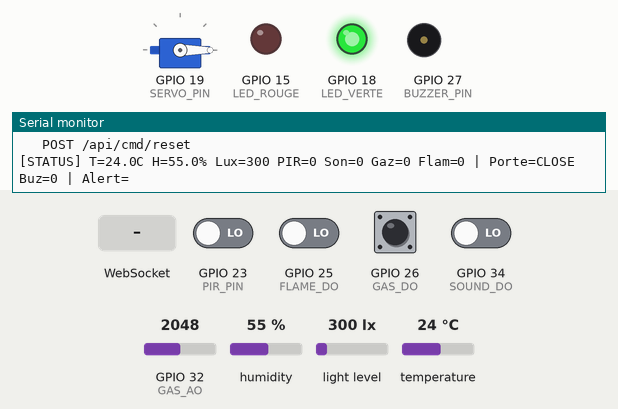
Simulated run of this sketch. Board: ESP32. Shown: servo, output pins drawn as LEDs (lit = HIGH), buzzer (waves = sounding, pin HIGH), the last lines printed to the serial monitor. Inputs (shaded band) come from the test bench; at power-on: GPIO 26 (GAS_DO) HIGH, GPIO 23 (PIR_PIN), GPIO 25 (FLAME_DO), GPIO 34 (SOUND_DO) LOW, temperature 24 °C, GPIO 32 (GAS_AO) = 2048, humidity 55 %, light level 300 lx. WiFi joins after 1.5 s; servers stay silent unless stated.

Above: at 4.5 s.
4.6 s: GPIO 23 (PIR_PIN) driven HIGH
At 8.5 s:
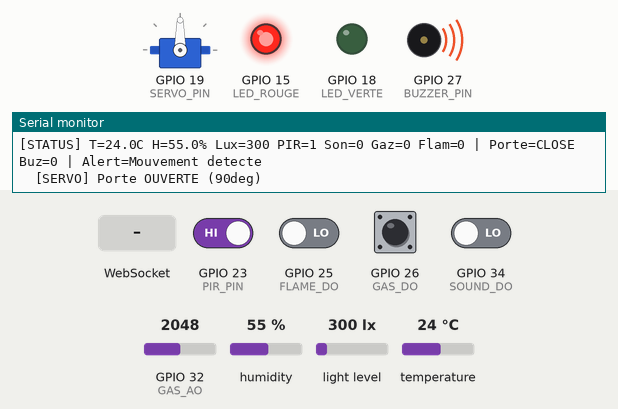
8.8 s: GPIO 25 (FLAME_DO) driven HIGH
At 9.6 s:
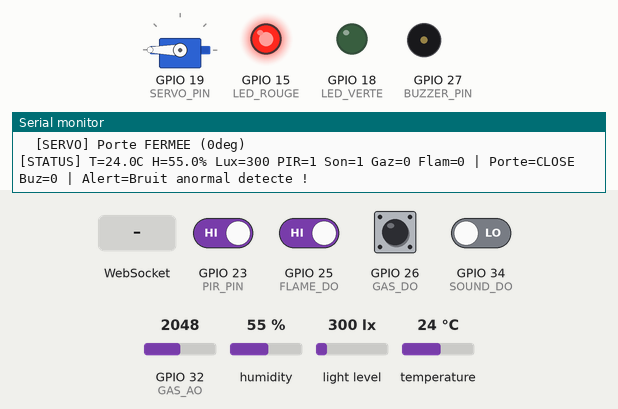
10.8 s: temperature set to 34 °C
12.5 s: temperature set to 37 °C
At 16.0 s:
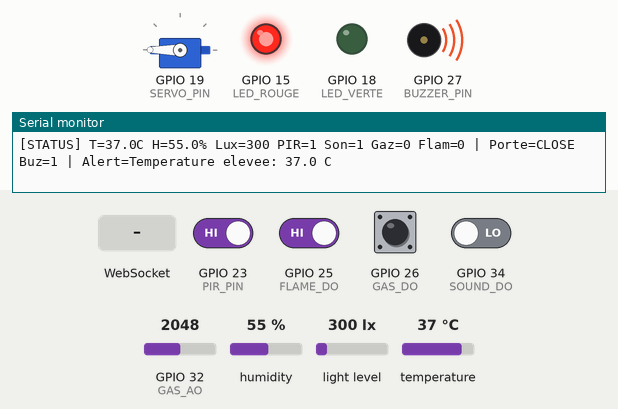
21.5 s: WebSocket text "1" received
25.0 s: GPIO 25 (FLAME_DO) driven LOW
At 30.6 s:
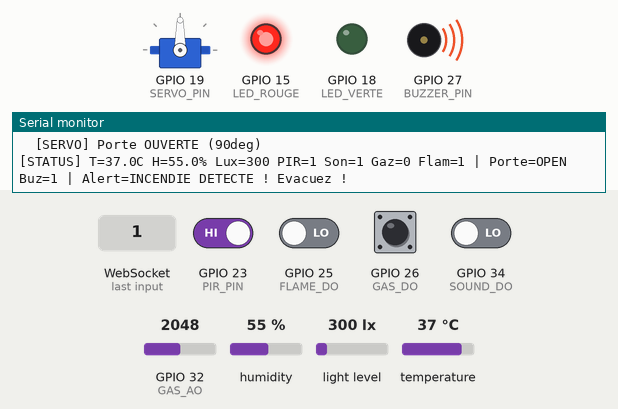
Timing chart, 0 to 32.1 s (numbered marks = the images above; inputs shaded):
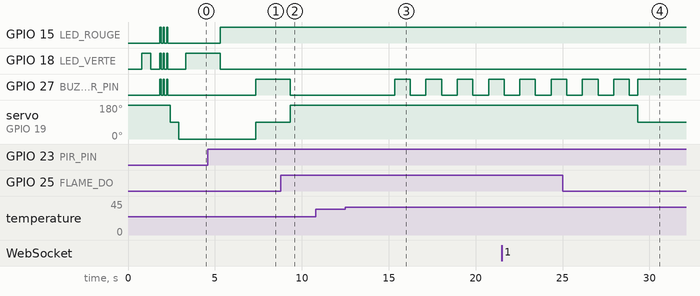

The sketch:

SmartHouse_ESP32_v3.ino
```cpp
/*
 * ╔══════════════════════════════════════════════════════════════════╗
 * ║       SMART HOUSE — ESP32 v3  · API + APP MOBILE COMPATIBLE     ║
 * ║   Ajout endpoints de commande pour l'application Flutter         ║
 * ╠══════════════════════════════════════════════════════════════════╣
 * ║  NOUVEAUX ENDPOINTS :                                            ║
 * ║   POST /api/cmd/door/open    → Ouvrir la porte manuellement     ║
 * ║   POST /api/cmd/door/close   → Fermer la porte manuellement     ║
 * ║   POST /api/cmd/buzzer/off   → Couper le buzzer                 ║
 * ║   POST /api/cmd/reset        → Reset alertes                    ║
 * ╚══════════════════════════════════════════════════════════════════╝
 */

#include <WiFi.h>
#include <AsyncTCP.h>
#include <ESPAsyncWebServer.h>
#include <ArduinoJson.h>
#include <DHT.h>
#include <Wire.h>
#include <BH1750.h>
#include <ESP32Servo.h>

// ── CONFIG WiFi ─────────────────────────────────────────────────────
const char* WIFI_SSID     = "Amine";
const char* WIFI_PASSWORD = "amine2345";

// ── PINS CAPTEURS ───────────────────────────────────────────────────
#define PIR_PIN      23
#define DHT_PIN       4
#define DHT_TYPE    DHT11
#define SOUND_DO     34
#define SOUND_AO     35
#define GAS_DO       26
#define GAS_AO       32
#define FLAME_DO     25
#define FLAME_AO     33
#define I2C_SDA      21
#define I2C_SCL      22

// ── PINS ACTIONNEURS ────────────────────────────────────────────────
#define BUZZER_PIN   27
#define SERVO_PIN    19
#define LED_ROUGE    15
#define LED_VERTE    18

#define SERVO_FERME   180
#define SERVO_OUVERT  90

// ── SEUILS ──────────────────────────────────────────────────────────
#define TEMP_MAX        35.0f
#define HUMID_MAX       80.0f
#define GAS_SEUIL      2500
#define SOUND_SEUIL    3800
#define LUX_NUIT        50.0f
#define DEBOUNCE_COUNT  3

DHT             dht(DHT_PIN, DHT_TYPE);
BH1750          lightMeter;
Servo           monServo;
AsyncWebServer  server(80);
AsyncWebSocket  ws("/ws");

struct SensorData {
  float   temperature   = 0.0f;
  float   humidity      = 0.0f;
  float   lux           = 0.0f;
  bool    isNight       = false;
  bool    motion        = false;
  bool    soundDetected = false;
  int     soundLevel    = 0;
  bool    gasDetected   = false;
  int     gasLevel      = 0;
  bool    flameDetected = false;
  int     flameLevel    = 0;
  bool    alertActive   = false;
  uint8_t alertPriority = 0;
  String  alertMessage  = "";
  bool    servoOuvert   = false;
  bool    buzzerOn      = false;
  bool    ledRougeOn    = false;
  bool    ledVerteOn    = true;
} data;

unsigned long tSenseurs    = 0;
unsigned long tWSSend      = 0;
unsigned long tBuzzer      = 0;
unsigned long tSerial      = 0;
unsigned long tServoRetour = 0;

bool buzzerBlink         = false;
bool servoEnAttente      = false;
volatile bool flammeISR  = false;

bool manualDoorOverride  = false;
bool manualBuzzerSilence = false;

int flammeCompteur = 0;
int sonCompteur    = 0;

const char DASHBOARD[] PROGMEM = R"rawliteral(
<!DOCTYPE html><html><head><meta charset="UTF-8"><meta name="viewport" content="width=device-width,initial-scale=1.0"><title>Smart House</title>
<style>body{background:#060b12;color:#c8dce8;font-family:system-ui;padding:20px;text-align:center;}h1{color:#4d9fff;}p{color:#7a90a8;}a{color:#50fa7b;}</style>
</head><body><h1>&#127968; Smart House ESP32</h1><p>Serveur actif — Utilisez l'application mobile Flutter</p>
<p><a href="/api/data">/api/data</a> — <a href="/api/info">/api/info</a></p></body></html>
)rawliteral";

void IRAM_ATTR ISR_Flamme() { flammeISR = true; }

void ouvrirPorte() {
  if (!data.servoOuvert) {
    monServo.write(SERVO_OUVERT);
    data.servoOuvert = true;
    tServoRetour     = millis();
    servoEnAttente   = true;
    Serial.println(F("  [SERVO] Porte OUVERTE (90deg)"));
  }
}

void fermerPorte() {
  if (data.servoOuvert) {
    monServo.write(SERVO_FERME);
    data.servoOuvert = false;
    servoEnAttente   = false;
    Serial.println(F("  [SERVO] Porte FERMEE (0deg)"));
  }
}

void setLEDs(bool danger) {
  digitalWrite(LED_ROUGE, danger ? HIGH : LOW);
  digitalWrite(LED_VERTE, danger ? LOW  : HIGH);
  data.ledRougeOn = danger;
  data.ledVerteOn = !danger;
}

void updateBuzzer(uint8_t mode) {
  if (manualBuzzerSilence) mode = 0;
  unsigned long now = millis();
  if (mode == 0) {
    digitalWrite(BUZZER_PIN, LOW);
    buzzerBlink    = false;
    data.buzzerOn  = false;
  } else if (mode == 3) {
    digitalWrite(BUZZER_PIN, HIGH);
    data.buzzerOn  = true;
  } else {
    unsigned long interval = (mode == 1) ? 900UL : 180UL;
    if (now - tBuzzer >= interval) {
      tBuzzer       = now;
      buzzerBlink   = !buzzerBlink;
      digitalWrite(BUZZER_PIN, buzzerBlink ? HIGH : LOW);
      data.buzzerOn = buzzerBlink;
    }
  }
}

void readAllSensors() {
  float rawH = dht.readHumidity();
  float rawT = dht.readTemperature();
  if (!isnan(rawH) && !isnan(rawT)) {
    data.humidity    = rawH;
    data.temperature = rawT;
  }

  float luxVal = lightMeter.readLightLevel();
  if (luxVal >= 0) {
    data.lux     = luxVal;
    data.isNight = (luxVal < LUX_NUIT);
  }

  data.motion = (digitalRead(PIR_PIN) == HIGH);

  bool sonBrut = (digitalRead(SOUND_DO) == LOW);
  if (sonBrut) {
    sonCompteur++;
    if (sonCompteur >= DEBOUNCE_COUNT) data.soundDetected = true;
  } else {
    sonCompteur = 0;
    data.soundDetected = false;
  }
  data.soundLevel = 0;

  data.gasLevel    = analogRead(GAS_AO);
  data.gasDetected = (digitalRead(GAS_DO) == LOW)
                  && (data.gasLevel > GAS_SEUIL);

  bool flammeBrut = (digitalRead(FLAME_DO) == LOW);
  if (flammeBrut || flammeISR) {
    flammeCompteur++;
    if (flammeCompteur >= DEBOUNCE_COUNT) data.flameDetected = true;
    if (flammeISR) flammeISR = false;
  } else {
    flammeCompteur     = 0;
    data.flameDetected = false;
  }
  data.flameLevel = 0;
}

uint8_t buzzerMode = 0;

void processAlerts() {
  if (data.flameDetected) {
    data.alertActive   = true;
    data.alertPriority = 3;
    data.alertMessage  = "INCENDIE DETECTE ! Evacuez !";
    buzzerMode = 3;
    setLEDs(true);
    if (!manualDoorOverride) ouvrirPorte();
    manualBuzzerSilence = false;
  } else if (data.gasDetected) {
    data.alertActive   = true;
    data.alertPriority = 3;
    data.alertMessage  = "Fuite de gaz detectee !";
    buzzerMode = 2;
    setLEDs(true);
    if (!manualDoorOverride) ouvrirPorte();
  } else if (data.temperature > TEMP_MAX) {
    data.alertActive   = true;
    data.alertPriority = 2;
    data.alertMessage  = "Temperature elevee: " + String(data.temperature, 1) + " C";
    buzzerMode = 1;
    setLEDs(true);
    if (!manualDoorOverride) fermerPorte();
  } else if (data.humidity > HUMID_MAX) {
    data.alertActive   = true;
    data.alertPriority = 2;
    data.alertMessage  = "Humidite elevee: " + String(data.humidity, 1) + " %";
    buzzerMode = 0;
    setLEDs(true);
    if (!manualDoorOverride) fermerPorte();
  } else if (data.soundDetected) {
    data.alertActive   = true;
    data.alertPriority = 2;
    data.alertMessage  = "Bruit anormal detecte !";
    buzzerMode = 0;
    setLEDs(true);
    if (!manualDoorOverride) fermerPorte();
  } else if (data.motion) {
    data.alertActive   = true;
    data.alertPriority = 1;
    data.alertMessage  = "Mouvement detecte";
    buzzerMode = 0;
    setLEDs(true);
    if (!manualDoorOverride) fermerPorte();
  } else {
    data.alertActive   = false;
    data.alertPriority = 0;
    data.alertMessage  = "";
    buzzerMode = 0;
    setLEDs(false);
    if (!manualDoorOverride) fermerPorte();
    manualBuzzerSilence = false;
  }
}

String buildJson() {
  StaticJsonDocument<512> doc;
  doc["temperature"]   = round(data.temperature * 10) / 10.0;
  doc["humidity"]      = round(data.humidity * 10) / 10.0;
  doc["lux"]           = round(data.lux);
  doc["isNight"]       = data.isNight;
  doc["motion"]        = data.motion;
  doc["soundDetected"] = data.soundDetected;
  doc["soundLevel"]    = data.soundLevel;
  doc["gasDetected"]   = data.gasDetected;
  doc["gasLevel"]      = data.gasLevel;
  doc["flameDetected"] = data.flameDetected;
  doc["flameLevel"]    = data.flameLevel;
  doc["alertActive"]   = data.alertActive;
  doc["alertPriority"] = data.alertPriority;
  doc["alertMessage"]  = data.alertMessage;
  doc["servoOuvert"]   = data.servoOuvert;
  doc["buzzerOn"]      = data.buzzerOn;
  doc["ledRougeOn"]    = data.ledRougeOn;
  doc["ledVerteOn"]    = data.ledVerteOn;
  doc["uptime"]        = millis() / 1000;
  String json; serializeJson(doc, json);
  return json;
}

void sendWebSocket() {
  ws.textAll(buildJson());
}

void onWSEvent(AsyncWebSocket* s, AsyncWebSocketClient* c,
               AwsEventType t, void* a, uint8_t* d2, size_t l) {
  if (t == WS_EVT_CONNECT) {
    Serial.printf("[WS] Client #%u connecte\n", c->id());
    c->text(buildJson());
  } else if (t == WS_EVT_DISCONNECT) {
    Serial.printf("[WS] Client #%u deconnecte\n", c->id());
  }
}

void printSerialMonitor() {
  Serial.println();
  Serial.print(F("[STATUS] T="));  Serial.print(data.temperature, 1);
  Serial.print(F("C H="));          Serial.print(data.humidity, 1);
  Serial.print(F("% Lux="));        Serial.print(data.lux, 0);
  Serial.print(F(" PIR="));         Serial.print(data.motion);
  Serial.print(F(" Son="));         Serial.print(data.soundDetected);
  Serial.print(F(" Gaz="));         Serial.print(data.gasDetected);
  Serial.print(F(" Flam="));        Serial.print(data.flameDetected);
  Serial.print(F(" | Porte="));     Serial.print(data.servoOuvert ? "OPEN" : "CLOSE");
  Serial.print(F(" Buz="));         Serial.print(data.buzzerOn);
  Serial.print(F(" | Alert="));     Serial.println(data.alertMessage);
}

void bipDemarrage() {
  for (int i = 0; i < 3; i++) {
    digitalWrite(BUZZER_PIN, HIGH); digitalWrite(LED_ROUGE, HIGH); digitalWrite(LED_VERTE, HIGH);
    delay(80);
    digitalWrite(BUZZER_PIN, LOW); digitalWrite(LED_ROUGE, LOW); digitalWrite(LED_VERTE, LOW);
    delay(120);
  }
  monServo.write(90); delay(500); monServo.write(0); delay(400);
  setLEDs(false);
}

void setup() {
  Serial.begin(115200);
  delay(300);
  Serial.println(F("\n=== SMART HOUSE ESP32 v3 — API APP MOBILE ==="));

  pinMode(BUZZER_PIN, OUTPUT);
  pinMode(LED_ROUGE,  OUTPUT);
  pinMode(LED_VERTE,  OUTPUT);

  ESP32PWM::allocateTimer(0);
  ESP32PWM::allocateTimer(1);
  ESP32PWM::allocateTimer(2);
  ESP32PWM::allocateTimer(3);
  monServo.setPeriodHertz(50);
  monServo.attach(SERVO_PIN, 500, 2400);
  monServo.write(SERVO_FERME);

  pinMode(PIR_PIN,  INPUT);
  pinMode(SOUND_DO, INPUT);
  pinMode(GAS_DO,   INPUT);
  pinMode(FLAME_DO, INPUT);
  attachInterrupt(digitalPinToInterrupt(FLAME_DO), ISR_Flamme, FALLING);

  Wire.begin(I2C_SDA, I2C_SCL);
  dht.begin();
  lightMeter.begin(BH1750::CONTINUOUS_HIGH_RES_MODE);

  WiFi.mode(WIFI_STA);
  WiFi.begin(WIFI_SSID, WIFI_PASSWORD);
  Serial.print(F("[WiFi] Connexion"));
  int tries = 0;
  while (WiFi.status() != WL_CONNECTED && tries < 60) {
    delay(500); Serial.print('.'); tries++;
    digitalWrite(LED_VERTE, !digitalRead(LED_VERTE));
  }
  digitalWrite(LED_VERTE, LOW);

  if (WiFi.status() == WL_CONNECTED) {
    Serial.println();
    Serial.print(F("[WiFi] IP: "));
    Serial.println(WiFi.localIP());
  } else {
    Serial.println(F("\n[WiFi] Echec — redemarrage"));
    delay(3000); ESP.restart();
  }

  ws.onEvent(onWSEvent);
  server.addHandler(&ws);

  server.on("/", HTTP_GET, [](AsyncWebServerRequest* req) {
    req->send_P(200, "text/html", DASHBOARD);
  });

  server.on("/api/data", HTTP_GET, [](AsyncWebServerRequest* req) {
    req->send(200, "application/json", buildJson());
  });

  server.on("/api/info", HTTP_GET, [](AsyncWebServerRequest* req) {
    StaticJsonDocument<256> doc;
    doc["ip"]      = WiFi.localIP().toString();
    doc["rssi"]    = WiFi.RSSI();
    doc["heap"]    = ESP.getFreeHeap();
    doc["clients"] = ws.count();
    doc["uptime"]  = millis() / 1000;
    String json; serializeJson(doc, json);
    req->send(200, "application/json", json);
  });

  server.on("/api/cmd/door/open", HTTP_POST, [](AsyncWebServerRequest* req) {
    manualDoorOverride = true;
    ouvrirPorte();
    Serial.println(F("[CMD APP] Ouverture porte manuelle"));
    req->send(200, "application/json", "{\"ok\":true,\"door\":\"open\"}");
  });

  server.on("/api/cmd/door/close", HTTP_POST, [](AsyncWebServerRequest* req) {
    if (data.flameDetected || data.gasDetected) {
      Serial.println(F("[CMD APP] Fermeture porte REFUSEE (danger actif)"));
      req->send(403, "application/json", "{\"ok\":false,\"reason\":\"danger_active\"}");
      return;
    }
    manualDoorOverride = true;
    fermerPorte();
    Serial.println(F("[CMD APP] Fermeture porte manuelle"));
    req->send(200, "application/json", "{\"ok\":true,\"door\":\"closed\"}");
  });

  server.on("/api/cmd/buzzer/off", HTTP_POST, [](AsyncWebServerRequest* req) {
    if (data.flameDetected) {
      Serial.println(F("[CMD APP] Silence buzzer REFUSE (incendie)"));
      req->send(403, "application/json", "{\"ok\":false,\"reason\":\"fire_active\"}");
      return;
    }
    manualBuzzerSilence = true;
    digitalWrite(BUZZER_PIN, LOW);
    data.buzzerOn = false;
    Serial.println(F("[CMD APP] Buzzer coupe"));
    req->send(200, "application/json", "{\"ok\":true,\"buzzer\":\"off\"}");
  });

  server.on("/api/cmd/reset", HTTP_POST, [](AsyncWebServerRequest* req) {
    manualDoorOverride  = false;
    manualBuzzerSilence = false;
    Serial.println(F("[CMD APP] Reset — overrides manuels annules"));
    req->send(200, "application/json", "{\"ok\":true}");
  });

  server.onNotFound([](AsyncWebServerRequest* req) {
    req->send(404, "text/plain", "Not found");
  });

  server.begin();
  Serial.println(F("[OK] Serveur demarre"));
  Serial.print(F("Dashboard : http://")); Serial.println(WiFi.localIP());
  Serial.print(F("WebSocket : ws://"));    Serial.print(WiFi.localIP()); Serial.println(F("/ws"));
  Serial.println(F("API COMMANDES :"));
  Serial.println(F("   POST /api/cmd/door/open"));
  Serial.println(F("   POST /api/cmd/door/close"));
  Serial.println(F("   POST /api/cmd/buzzer/off"));
  Serial.println(F("   POST /api/cmd/reset"));

  bipDemarrage();
}

void loop() {
  unsigned long maintenant = millis();

  if (maintenant - tSenseurs >= 2000UL) {
    tSenseurs = maintenant;
    readAllSensors();
    processAlerts();
  }

  updateBuzzer(buzzerMode);

  if (servoEnAttente && !manualDoorOverride
      && (maintenant - tServoRetour >= 10000UL)) {
    if (!data.gasDetected && !data.flameDetected) {
      fermerPorte();
    } else {
      tServoRetour = maintenant;
    }
  }

  if (maintenant - tSerial >= 3000UL) {
    tSerial = maintenant;
    printSerialMonitor();
  }

  if (maintenant - tWSSend >= 1000UL) {
    tWSSend = maintenant;
    ws.cleanupClients();
    sendWebSocket();
  }
}
```

Measured:
- the behaviour switches between 35 and 36 °C on temperature (found by bisection; images 2 and 3)
- after the input at 4.6 s, GPIO 15 (LED_ROUGE): LOW → HIGH after 0.72 s instead of 2.7 s; GPIO 18 (LED_VERTE): HIGH → LOW after 0.72 s instead of 2.7 s
- after the input at 8.8 s, GPIO 27 (BUZZER_PIN): HIGH → LOW after 0.52 s; servo on GPIO 19 (SERVO_PIN): 90° → 180° after 0.52 s
- after the input at 12.5 s, GPIO 27 (BUZZER_PIN): alternates HIGH for 0.90 s and LOW for 0.90 s, starting after 2.8 s
- after the input at 25.0 s, servo on GPIO 19 (SERVO_PIN): 180° → 90° after 4.3 s
